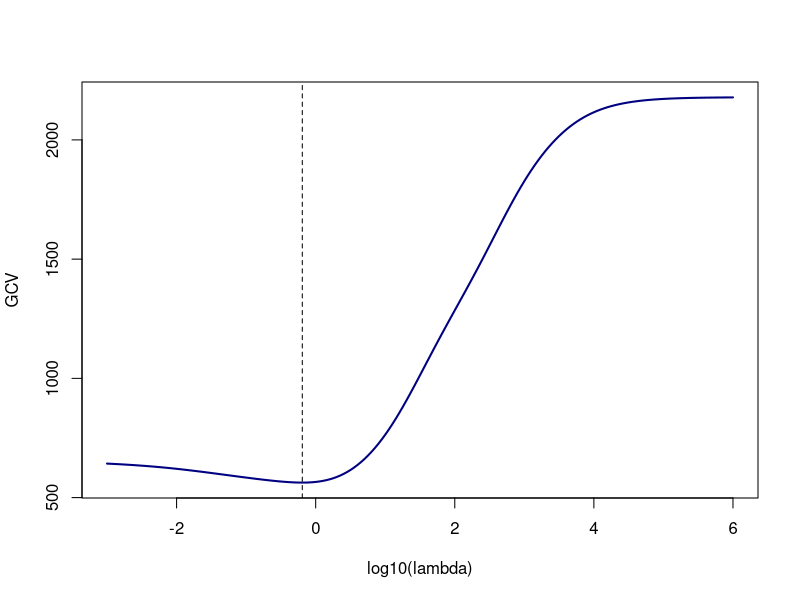

Write the R code that produced this figure.
#' ---
#' title: "Session 21 — B-splines and P-splines from scratch"
#' subtitle: "Statistical Modelling (BAM), Spring 2027"
#' author: "Prof. Dae-Jin Lee (daelee@faculty.ie.edu)"
#' output: html_document
#' ---
#' 

#' 
## ----data---------------------------------------------------------------------
library(MASS)
library(splines)
library(mgcv)
data(mcycle)
x <- mcycle$times
y <- mcycle$accel
n <- length(y)

#' 
#' ## 1. The Cox–de Boor recursion
#' 
#' With knots $t_j$, degree-0 B-splines are indicators,
#' $B_{j,0}(x) = 1\{t_j \le x < t_{j+1}\}$, and for $q \ge 1$
#' $$B_{j,q}(x) = \frac{x - t_j}{t_{j+q} - t_j}B_{j,q-1}(x) + \frac{t_{j+q+1} - x}{t_{j+q+1} - t_{j+1}}B_{j+1,q-1}(x).$$
#' 
## ----cox-de-boor--------------------------------------------------------------
bspl <- function(x, t, j, q) {
  if (q == 0) return(as.numeric(t[j] <= x & x < t[j + 1]))
  a <- (x - t[j]) / (t[j + q] - t[j])
  b <- (t[j + q + 1] - x) / (t[j + q + 1] - t[j + 1])
  a * bspl(x, t, j, q - 1) + b * bspl(x, t, j + 1, q - 1)
}
t <- -3:8                                   # integer knots
vals <- sapply(1:8, function(j) bspl(1.5, t, j, 3))
round(vals, 5)                              # 1/48, 23/48, 23/48, 1/48
sum(vals)                                   # partition of unity
splineDesign(t, 1.5, ord = 4)               # same values from the splines package

#' 
#' ## 2. An equally spaced B-spline basis
#' 
#' `bbase()` divides $[x_l, x_r]$ into `nseg` equal segments and extends the knots
#' by `bdeg` segments on each side, so that the basis is complete on the whole
#' domain. The domain is taken slightly wider than the data:
#' `xl = min(x) - 0.01` and `xr = max(x) + 0.01`.
#' 
## ----bbase--------------------------------------------------------------------
bbase <- function(x, xl = min(x) - 0.01, xr = max(x) + 0.01, nseg = 20, bdeg = 3) {
  dx <- (xr - xl) / nseg
  knots <- seq(xl - bdeg * dx, xr + bdeg * dx, by = dx)
  B <- splineDesign(knots, x, ord = bdeg + 1, outer.ok = TRUE)
  attr(B, "knots") <- knots
  B
}
B <- bbase(x)
dim(B)                                      # nseg + bdeg = 23 columns
range(rowSums(B))                           # every row sums to 1
max(rowSums(B > 0))                         # at most bdeg + 1 = 4 non-zero per row

#' 
#' ## 3. The difference penalty
#' 
#' $D_d$ is the $(c - d)\times c$ matrix of $d$-th order differences. The first-order
#' penalty $\lVert D_1\theta\rVert^2 = \sum_j (\theta_j - \theta_{j-1})^2$ penalizes
#' differences between neighbouring coefficients (level differences); the second
#' order penalty $\sum_j(\theta_j - 2\theta_{j-1} + \theta_{j-2})^2$ penalizes
#' changes in those differences.
#' 
## ----penalty------------------------------------------------------------------
D1 <- diff(diag(5), differences = 1); D1
D2 <- diff(diag(5), differences = 2); D2
crossprod(D2)                               # D'D: banded, rank c - d

#' 
#' ## 4. Fitting a P-spline for given lambda
#' 
#' Minimizing $\lVert y - B\theta\rVert^2 + \lambda\lVert D_d\theta\rVert^2$ gives
#' $\hat\theta = (B^\top B + \lambda D_d^\top D_d)^{-1}B^\top y$ and the smoother
#' $S_\lambda = B(B^\top B + \lambda D_d^\top D_d)^{-1}B^\top$.
#' 
## ----psfit--------------------------------------------------------------------
psfit <- function(B, y, lambda, d = 2) {
  D <- diff(diag(ncol(B)), differences = d)
  A <- crossprod(B) + lambda * crossprod(D)
  theta <- solve(A, crossprod(B, y))
  S <- B %*% solve(A, t(B))                  # n x n smoother matrix
  f <- drop(B %*% theta)
  n <- length(y); edf <- sum(diag(S)); rss <- sum((y - f)^2)
  list(theta = drop(theta), f = f, S = S, edf = edf, rss = rss,
       gcv = n * rss / (n - edf)^2,
       aic = n * log(rss / n) + 2 * edf,
       sigma = sqrt(rss / (n - edf)))
}
sapply(c(0.01, 1, 100, 1e4), function(l) round(psfit(B, y, l)$edf, 2))

#' 
#' ## 5. Choosing lambda by GCV (and AIC)
#' 
## ----gcv----------------------------------------------------------------------
loglam <- seq(-3, 6, by = 0.05)
crit <- t(sapply(loglam, function(l) {
  p <- psfit(B, y, 10^l)
  c(edf = p$edf, GCV = p$gcv, AIC = p$aic)
}))
opt <- optimize(function(l) psfit(B, y, 10^l)$gcv, c(-3, 6))
fit <- psfit(B, y, 10^opt$minimum)
c(log10_lambda = opt$minimum, lambda = 10^opt$minimum, edf = fit$edf,
  GCV = fit$gcv, sigma = fit$sigma)
loglam[which.min(crit[, "AIC"])]           # AIC picks almost the same lambda
plot(loglam, crit[, "GCV"], type = "l", lwd = 2, col = "navy",
     xlab = "log10(lambda)", ylab = "GCV")
abline(v = opt$minimum, lty = 2)

#' 
#' ## 6. Check against mgcv
#' 
#' `mgcv::gam()` with `bs = "ps"` uses the same construction: cubic B-splines on
#' equally spaced knots and a second-order difference penalty. Passing our knots
#' makes the bases identical; with `method = "GCV.Cp"` the smoothing parameter is
#' chosen by the same GCV criterion. (mgcv rescales the penalty internally, so its
#' `sp` is not our $\lambda$; compare edf and fitted values instead.)
#' 
## ----mgcv-check---------------------------------------------------------------
g <- gam(accel ~ s(times, bs = "ps", k = ncol(B), m = c(2, 2)), data = mcycle,
         knots = list(times = attr(B, "knots")), method = "GCV.Cp")
c(edf_mgcv = sum(g$edf), edf_hand = fit$edf,
  gcv_mgcv = g$gcv.ubre, gcv_hand = fit$gcv,
  max_abs_diff_fit = max(abs(fitted(g) - fit$f)))

#' 
#' ## 7. Limits of the penalty and polynomial reproduction
#' 
#' As $\lambda \to \infty$ the fit tends to the least squares polynomial of degree
#' $d - 1$ (the null space of $D_d$), and edf $\to d$. If the data are a
#' polynomial of degree at most $d - 1$ and the B-splines have degree
#' $q \ge d - 1$ on equally spaced knots, the fit reproduces them exactly for
#' every $\lambda$.
#' 
## ----limits-------------------------------------------------------------------
c(edf_small_lambda = psfit(B, y, 1e-8)$edf, edf_huge_lambda = psfit(B, y, 1e10)$edf)
y_lin <- 3 + 2 * x
y_quad <- (x - 25)^2 / 10
c(linear_d2 = max(abs(psfit(B, y_lin, 1e3, d = 2)$f - y_lin)),
  linear_d1 = max(abs(psfit(B, y_lin, 1e3, d = 1)$f - y_lin)),
  quad_d2 = max(abs(psfit(B, y_quad, 1e3, d = 2)$f - y_quad)),
  quad_d3 = max(abs(psfit(B, y_quad, 1e3, d = 3)$f - y_quad)))

#' 
#' ## 8. Conservation of moments
#' 
#' From the normal equations, $B^\top(y - \hat f) = \lambda D_d^\top D_d\hat\theta$.
#' For $k < d$ the vector $(x_i^k)$ equals $Bu$ with $D_d u = 0$, so
#' $\sum_i x_i^k(y_i - \hat f_i) = 0$: with $d = 2$ the fit keeps the sum of $y$ and
#' the sum of $x y$, but not the sum of $x^2 y$.
#' 
## ----moments------------------------------------------------------------------
f <- fit$f
rbind(data = c(sum(y), sum(x * y), sum(x^2 * y)),
      fit = c(sum(f), sum(x * f), sum(x^2 * f)))

#' 
#' ## 9. A simulated check with a known function
#' 
#' With known $f$ we can see how close the GCV fit gets. Note the noise: standard
#' deviation $0.1$ is `rnorm(n, 0, 0.1)` (mean 0, sd 0.1).
#' 
## ----simulated----------------------------------------------------------------
set.seed(2022)
ns <- 200
xs <- seq(0, 1, length.out = ns)
fs <- sin(3 * pi * xs)
ys <- fs + rnorm(ns, 0, 0.1)
Bs <- bbase(xs)
opt_s <- optimize(function(l) psfit(Bs, ys, 10^l)$gcv, c(-4, 4))
fit_s <- psfit(Bs, ys, 10^opt_s$minimum)
c(edf = fit_s$edf, sigma_hat = fit_s$sigma, rmse_vs_truth = sqrt(mean((fit_s$f - fs)^2)))
